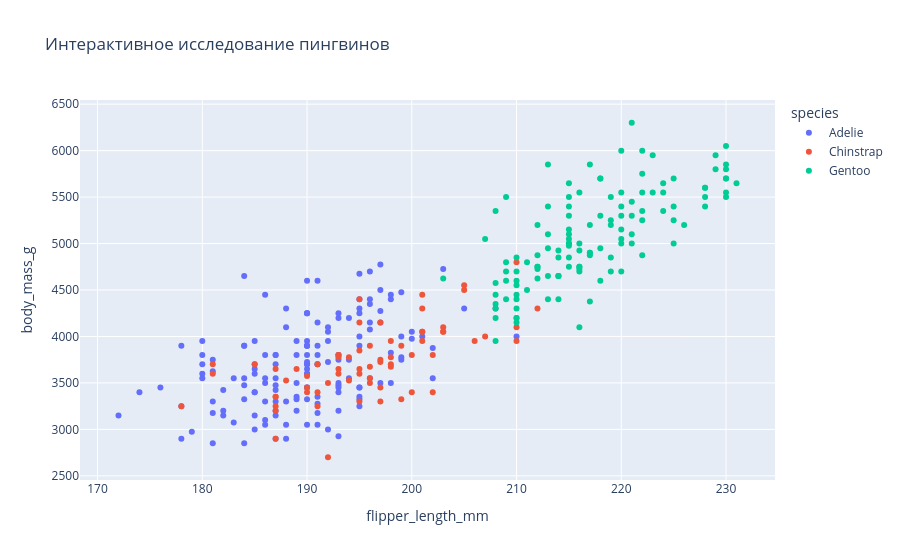

Notebook source saved alongside this figure:
### Markdown cell above
## 11.2. Добавляем данные в tooltip

### Code cell
fig = px.scatter(
    penguins,
    x="flipper_length_mm",
    y="body_mass_g",
    color="species",
    hover_data=[
        "island",
        "sex",
        "bill_length_mm",
        "bill_depth_mm"
    ],
    title="Интерактивное исследование пингвинов"
)

fig.show()
